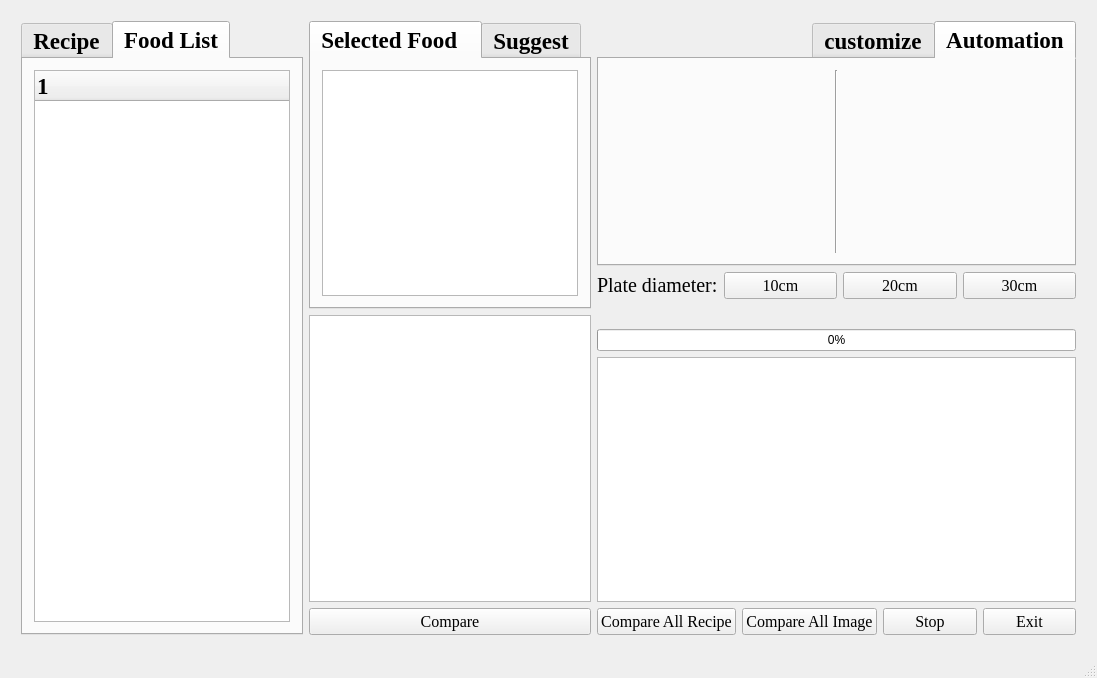
<?xml version="1.0" encoding="UTF-8"?>
<ui version="4.0">
 <class>QtGuiApplication1Class</class>
 <widget class="QMainWindow" name="QtGuiApplication1Class">
  <property name="geometry">
   <rect>
    <x>0</x>
    <y>0</y>
    <width>1097</width>
    <height>678</height>
   </rect>
  </property>
  <property name="font">
   <font>
    <kerning>true</kerning>
   </font>
  </property>
  <property name="windowTitle">
   <string>QtGuiApplication1</string>
  </property>
  <widget class="QWidget" name="centralWidget">
   <layout class="QGridLayout" name="gridLayout_2">
    <item row="0" column="0">
     <layout class="QHBoxLayout" name="horizontalLayout_3">
      <property name="leftMargin">
       <number>10</number>
      </property>
      <property name="topMargin">
       <number>10</number>
      </property>
      <property name="rightMargin">
       <number>10</number>
      </property>
      <property name="bottomMargin">
       <number>10</number>
      </property>
      <item>
       <layout class="QHBoxLayout" name="horizontalLayout_2">
        <property name="leftMargin">
         <number>0</number>
        </property>
        <property name="topMargin">
         <number>0</number>
        </property>
        <property name="rightMargin">
         <number>0</number>
        </property>
        <property name="bottomMargin">
         <number>0</number>
        </property>
        <item>
         <widget class="QTabWidget" name="tabWidget">
          <property name="baseSize">
           <size>
            <width>0</width>
            <height>0</height>
           </size>
          </property>
          <property name="font">
           <font>
            <family>Times New Roman</family>
            <pointsize>17</pointsize>
            <weight>75</weight>
            <bold>true</bold>
           </font>
          </property>
          <property name="currentIndex">
           <number>1</number>
          </property>
          <widget class="QWidget" name="tab">
           <attribute name="title">
            <string>Recipe</string>
           </attribute>
           <layout class="QHBoxLayout" name="horizontalLayout">
            <item>
             <widget class="QTreeWidget" name="treeWidget">
              <property name="font">
               <font>
                <weight>75</weight>
                <bold>true</bold>
               </font>
              </property>
              <property name="editTriggers">
               <set>QAbstractItemView::DoubleClicked|QAbstractItemView::EditKeyPressed</set>
              </property>
              <property name="dragEnabled">
               <bool>true</bool>
              </property>
              <property name="dragDropMode">
               <enum>QAbstractItemView::DragOnly</enum>
              </property>
              <property name="selectionMode">
               <enum>QAbstractItemView::NoSelection</enum>
              </property>
              <attribute name="headerStretchLastSection">
               <bool>true</bool>
              </attribute>
              <column>
               <property name="text">
                <string notr="true">1</string>
               </property>
              </column>
             </widget>
            </item>
           </layout>
          </widget>
          <widget class="QWidget" name="tab_2">
           <attribute name="title">
            <string>Food List</string>
           </attribute>
           <layout class="QGridLayout" name="gridLayout">
            <item row="0" column="0">
             <widget class="QTreeWidget" name="treeWidget_2">
              <property name="font">
               <font>
                <weight>75</weight>
                <bold>true</bold>
               </font>
              </property>
              <property name="editTriggers">
               <set>QAbstractItemView::DoubleClicked|QAbstractItemView::EditKeyPressed</set>
              </property>
              <property name="dragEnabled">
               <bool>true</bool>
              </property>
              <property name="dragDropOverwriteMode">
               <bool>true</bool>
              </property>
              <property name="dragDropMode">
               <enum>QAbstractItemView::DragOnly</enum>
              </property>
              <property name="defaultDropAction">
               <enum>Qt::IgnoreAction</enum>
              </property>
              <property name="selectionMode">
               <enum>QAbstractItemView::NoSelection</enum>
              </property>
              <column>
               <property name="text">
                <string notr="true">1</string>
               </property>
              </column>
             </widget>
            </item>
           </layout>
          </widget>
         </widget>
        </item>
        <item>
         <layout class="QVBoxLayout" name="verticalLayout">
          <property name="leftMargin">
           <number>0</number>
          </property>
          <property name="topMargin">
           <number>0</number>
          </property>
          <property name="rightMargin">
           <number>0</number>
          </property>
          <property name="bottomMargin">
           <number>0</number>
          </property>
          <item>
           <widget class="QTabWidget" name="tabWidget_3">
            <property name="font">
             <font>
              <family>Times New Roman</family>
              <pointsize>17</pointsize>
              <weight>75</weight>
              <bold>true</bold>
             </font>
            </property>
            <property name="currentIndex">
             <number>0</number>
            </property>
            <widget class="QWidget" name="tab_3">
             <attribute name="title">
              <string>Selected Food  </string>
             </attribute>
             <layout class="QGridLayout" name="gridLayout_3">
              <item row="0" column="0">
               <widget class="QTableWidget" name="tableWidget_selectedFood">
                <property name="font">
                 <font>
                  <family>Times New Roman</family>
                  <pointsize>16</pointsize>
                  <weight>75</weight>
                  <italic>true</italic>
                  <bold>true</bold>
                 </font>
                </property>
                <property name="editTriggers">
                 <set>QAbstractItemView::NoEditTriggers</set>
                </property>
                <property name="dragEnabled">
                 <bool>true</bool>
                </property>
                <property name="dragDropOverwriteMode">
                 <bool>false</bool>
                </property>
                <property name="dragDropMode">
                 <enum>QAbstractItemView::DragOnly</enum>
                </property>
                <property name="selectionMode">
                 <enum>QAbstractItemView::SingleSelection</enum>
                </property>
                <property name="rowCount">
                 <number>0</number>
                </property>
                <property name="columnCount">
                 <number>0</number>
                </property>
               </widget>
              </item>
             </layout>
            </widget>
            <widget class="QWidget" name="tab_4">
             <attribute name="title">
              <string>Suggest</string>
             </attribute>
             <layout class="QGridLayout" name="gridLayout_4">
              <item row="0" column="0">
               <widget class="QTableWidget" name="tableWidget_3">
                <property name="font">
                 <font>
                  <family>Times New Roman</family>
                  <pointsize>16</pointsize>
                  <weight>75</weight>
                  <bold>true</bold>
                 </font>
                </property>
                <property name="editTriggers">
                 <set>QAbstractItemView::NoEditTriggers</set>
                </property>
                <property name="dragEnabled">
                 <bool>true</bool>
                </property>
                <property name="dragDropOverwriteMode">
                 <bool>false</bool>
                </property>
                <property name="dragDropMode">
                 <enum>QAbstractItemView::DragOnly</enum>
                </property>
                <property name="selectionMode">
                 <enum>QAbstractItemView::SingleSelection</enum>
                </property>
                <property name="selectionBehavior">
                 <enum>QAbstractItemView::SelectItems</enum>
                </property>
               </widget>
              </item>
             </layout>
            </widget>
           </widget>
          </item>
          <item>
           <layout class="QGridLayout" name="gridLayout_5"/>
          </item>
          <item>
           <widget class="QTableWidget" name="tableWidget_2">
            <property name="font">
             <font>
              <family>Times New Roman</family>
              <pointsize>15</pointsize>
              <weight>50</weight>
              <bold>false</bold>
             </font>
            </property>
            <property name="editTriggers">
             <set>QAbstractItemView::NoEditTriggers</set>
            </property>
            <property name="selectionMode">
             <enum>QAbstractItemView::NoSelection</enum>
            </property>
            <property name="selectionBehavior">
             <enum>QAbstractItemView::SelectRows</enum>
            </property>
           </widget>
          </item>
          <item>
           <widget class="QPushButton" name="ApplyButton">
            <property name="font">
             <font>
              <family>Times New Roman</family>
              <pointsize>12</pointsize>
             </font>
            </property>
            <property name="text">
             <string>Compare</string>
            </property>
           </widget>
          </item>
         </layout>
        </item>
       </layout>
      </item>
      <item>
       <layout class="QVBoxLayout" name="verticalLayout_3">
        <property name="leftMargin">
         <number>0</number>
        </property>
        <property name="topMargin">
         <number>0</number>
        </property>
        <property name="rightMargin">
         <number>0</number>
        </property>
        <property name="bottomMargin">
         <number>0</number>
        </property>
        <item>
         <layout class="QHBoxLayout" name="horizontalLayout_4">
          <property name="leftMargin">
           <number>0</number>
          </property>
          <property name="topMargin">
           <number>0</number>
          </property>
          <property name="rightMargin">
           <number>0</number>
          </property>
          <property name="bottomMargin">
           <number>0</number>
          </property>
          <item>
           <widget class="QTabWidget" name="tabWidget_2">
            <property name="font">
             <font>
              <family>Times New Roman</family>
              <pointsize>17</pointsize>
              <weight>75</weight>
              <bold>true</bold>
             </font>
            </property>
            <property name="layoutDirection">
             <enum>Qt::RightToLeft</enum>
            </property>
            <property name="currentIndex">
             <number>0</number>
            </property>
            <widget class="QWidget" name="tab_5">
             <attribute name="title">
              <string>Automation</string>
             </attribute>
             <layout class="QGridLayout" name="gridLayout_6">
              <item row="0" column="0">
               <layout class="QHBoxLayout" name="horizontalLayout_6">
                <item>
                 <widget class="QLabel" name="label_show">
                  <property name="text">
                   <string/>
                  </property>
                 </widget>
                </item>
                <item>
                 <widget class="Line" name="line">
                  <property name="orientation">
                   <enum>Qt::Vertical</enum>
                  </property>
                 </widget>
                </item>
                <item>
                 <widget class="QLabel" name="label_input">
                  <property name="text">
                   <string/>
                  </property>
                 </widget>
                </item>
               </layout>
              </item>
             </layout>
            </widget>
            <widget class="QWidget" name="tab_6">
             <attribute name="title">
              <string>customize</string>
             </attribute>
            </widget>
           </widget>
          </item>
         </layout>
        </item>
        <item>
         <layout class="QHBoxLayout" name="horizontalLayout_7">
          <property name="topMargin">
           <number>0</number>
          </property>
          <property name="bottomMargin">
           <number>0</number>
          </property>
          <item>
           <widget class="QLabel" name="label">
            <property name="font">
             <font>
              <family>Times New Roman</family>
              <pointsize>15</pointsize>
             </font>
            </property>
            <property name="text">
             <string>Plate diameter:</string>
            </property>
           </widget>
          </item>
          <item>
           <widget class="QPushButton" name="scaleBtn_0">
            <property name="font">
             <font>
              <family>Times New Roman</family>
              <pointsize>12</pointsize>
             </font>
            </property>
            <property name="layoutDirection">
             <enum>Qt::LeftToRight</enum>
            </property>
            <property name="text">
             <string>10cm</string>
            </property>
           </widget>
          </item>
          <item>
           <widget class="QPushButton" name="scaleBtn_1">
            <property name="font">
             <font>
              <family>Times New Roman</family>
              <pointsize>12</pointsize>
             </font>
            </property>
            <property name="text">
             <string>20cm</string>
            </property>
           </widget>
          </item>
          <item>
           <widget class="QPushButton" name="scaleBtn_2">
            <property name="font">
             <font>
              <family>Times New Roman</family>
              <pointsize>12</pointsize>
             </font>
            </property>
            <property name="text">
             <string>30cm</string>
            </property>
           </widget>
          </item>
         </layout>
        </item>
        <item>
         <widget class="QLabel" name="label_4">
          <property name="font">
           <font>
            <family>Times New Roman</family>
            <pointsize>12</pointsize>
           </font>
          </property>
          <property name="text">
           <string/>
          </property>
          <property name="alignment">
           <set>Qt::AlignCenter</set>
          </property>
         </widget>
        </item>
        <item>
         <widget class="QProgressBar" name="progressBar">
          <property name="value">
           <number>0</number>
          </property>
         </widget>
        </item>
        <item>
         <widget class="QTableWidget" name="tableWidget_6">
          <property name="font">
           <font>
            <family>Times New Roman</family>
           </font>
          </property>
          <property name="editTriggers">
           <set>QAbstractItemView::NoEditTriggers</set>
          </property>
          <property name="tabKeyNavigation">
           <bool>false</bool>
          </property>
          <property name="showDropIndicator" stdset="0">
           <bool>false</bool>
          </property>
          <property name="dragDropOverwriteMode">
           <bool>false</bool>
          </property>
          <property name="dragDropMode">
           <enum>QAbstractItemView::DragOnly</enum>
          </property>
          <property name="defaultDropAction">
           <enum>Qt::CopyAction</enum>
          </property>
          <property name="selectionMode">
           <enum>QAbstractItemView::SingleSelection</enum>
          </property>
         </widget>
        </item>
        <item>
         <layout class="QHBoxLayout" name="horizontalLayout_5">
          <property name="leftMargin">
           <number>0</number>
          </property>
          <property name="topMargin">
           <number>0</number>
          </property>
          <property name="rightMargin">
           <number>0</number>
          </property>
          <property name="bottomMargin">
           <number>0</number>
          </property>
          <item>
           <widget class="QPushButton" name="RunRecipeButton">
            <property name="font">
             <font>
              <family>Times New Roman</family>
              <pointsize>12</pointsize>
             </font>
            </property>
            <property name="text">
             <string>Compare All Recipe</string>
            </property>
           </widget>
          </item>
          <item>
           <widget class="QPushButton" name="RunImageButton">
            <property name="font">
             <font>
              <family>Times New Roman</family>
              <pointsize>12</pointsize>
             </font>
            </property>
            <property name="text">
             <string>Compare All Image</string>
            </property>
           </widget>
          </item>
          <item>
           <widget class="QPushButton" name="stopButton">
            <property name="font">
             <font>
              <family>Times New Roman</family>
              <pointsize>12</pointsize>
             </font>
            </property>
            <property name="text">
             <string>Stop</string>
            </property>
           </widget>
          </item>
          <item>
           <widget class="QPushButton" name="ExitButton">
            <property name="font">
             <font>
              <family>Times New Roman</family>
              <pointsize>12</pointsize>
             </font>
            </property>
            <property name="text">
             <string>Exit</string>
            </property>
           </widget>
          </item>
         </layout>
        </item>
       </layout>
      </item>
     </layout>
    </item>
   </layout>
  </widget>
  <widget class="QStatusBar" name="statusBar">
   <property name="enabled">
    <bool>true</bool>
   </property>
  </widget>
  <action name="actionSelect_an_image">
   <property name="text">
    <string>select image</string>
   </property>
   <property name="font">
    <font>
     <pointsize>15</pointsize>
     <weight>50</weight>
     <bold>false</bold>
    </font>
   </property>
  </action>
  <action name="actionExit">
   <property name="text">
    <string>exit</string>
   </property>
   <property name="font">
    <font>
     <pointsize>15</pointsize>
    </font>
   </property>
  </action>
  <action name="actionBackground">
   <property name="text">
    <string>change background</string>
   </property>
  </action>
 </widget>
 <layoutdefault spacing="6" margin="11"/>
 <resources>
  <include location="QtGuiApplication1.qrc"/>
 </resources>
 <connections/>
</ui>
